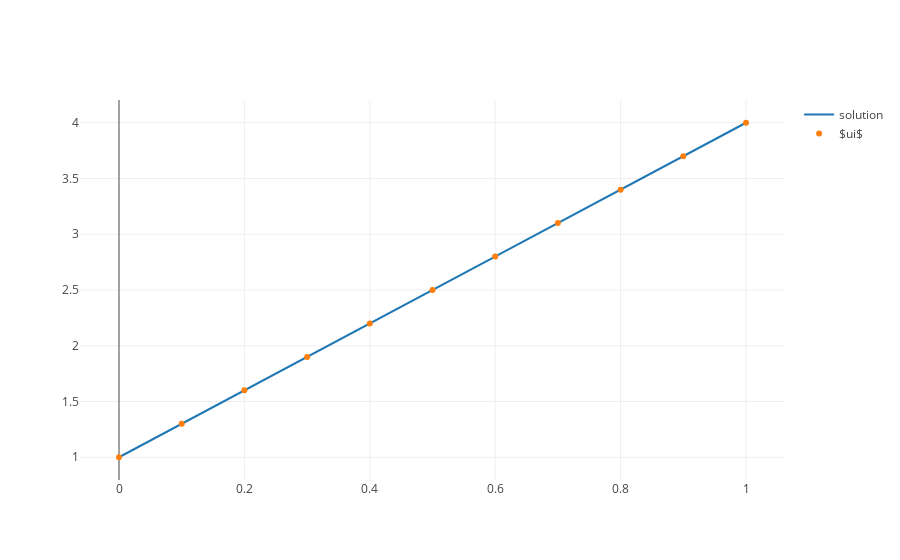

Notebook source saved alongside this figure:
### Markdown cell above
We now plot, we expect a line!

### Code cell
x, u = interpolate(ui)


fig = go.Figure(data=[
    go.Scatter(x=x, y=u, mode='lines', name="solution"),
    go.Scatter(x=s, y=ui, mode='markers', name="$ui$"),
])
plotly.iplot(fig)

### Figure 1 — Plotly figure (JSON) as saved in the notebook; plotly's stock layout.template omitted (floating-point values rounded to 4 significant figures; data arrays with more than 128 entries replaced by an {"elided": "..."} marker saying what was removed)
{"data": [{"mode": "lines", "name": "solution", "type": "scatter", "uid": "4443bd4a-2cbc-4da4-8212-c3b31e2b63f7", "x": {"elided": "500 float values"}, "y": {"elided": "500 float values"}}, {"mode": "markers", "name": "$ui$", "type": "scatter", "uid": "e86af117-fd0b-46e6-99e5-1bfcffcde278", "x": [0, 0.1, 0.2, 0.3, 0.4, 0.5, 0.6, 0.7, 0.8, 0.9, 1], "y": [1, 1.3, 1.6, 1.9, 2.2, 2.5, 2.8, 3.1, 3.4, 3.7, 4]}], "layout": {}}
